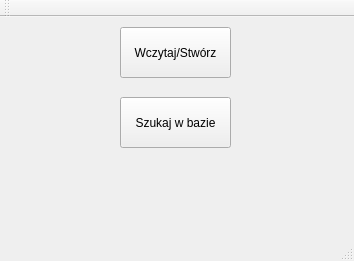
<?xml version="1.0" encoding="UTF-8"?>
<ui version="4.0">
 <class>MainWindow</class>
 <widget class="QMainWindow" name="MainWindow">
  <property name="geometry">
   <rect>
    <x>0</x>
    <y>0</y>
    <width>354</width>
    <height>261</height>
   </rect>
  </property>
  <property name="windowTitle">
   <string>MainWindow</string>
  </property>
  <widget class="QWidget" name="centralWidget">
   <widget class="QPushButton" name="Nowa">
    <property name="geometry">
     <rect>
      <x>120</x>
      <y>10</y>
      <width>111</width>
      <height>51</height>
     </rect>
    </property>
    <property name="text">
     <string>Wczytaj/Stwórz</string>
    </property>
   </widget>
   <widget class="QPushButton" name="Szukaj">
    <property name="geometry">
     <rect>
      <x>120</x>
      <y>80</y>
      <width>111</width>
      <height>51</height>
     </rect>
    </property>
    <property name="text">
     <string>Szukaj w bazie</string>
    </property>
   </widget>
  </widget>
  <widget class="QMenuBar" name="menuBar">
   <property name="geometry">
    <rect>
     <x>0</x>
     <y>0</y>
     <width>354</width>
     <height>21</height>
    </rect>
   </property>
  </widget>
  <widget class="QToolBar" name="mainToolBar">
   <attribute name="toolBarArea">
    <enum>TopToolBarArea</enum>
   </attribute>
   <attribute name="toolBarBreak">
    <bool>false</bool>
   </attribute>
  </widget>
  <widget class="QStatusBar" name="statusBar"/>
 </widget>
 <layoutdefault spacing="6" margin="11"/>
 <resources/>
 <connections/>
</ui>
